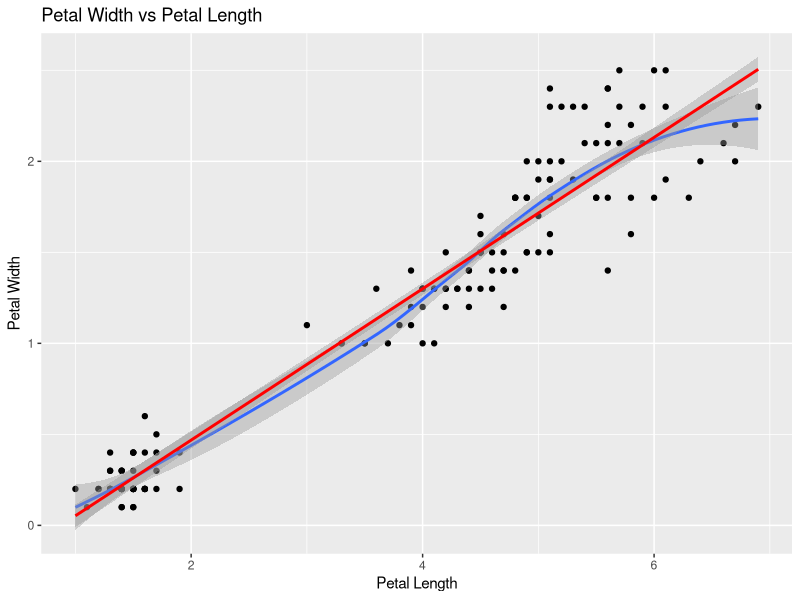
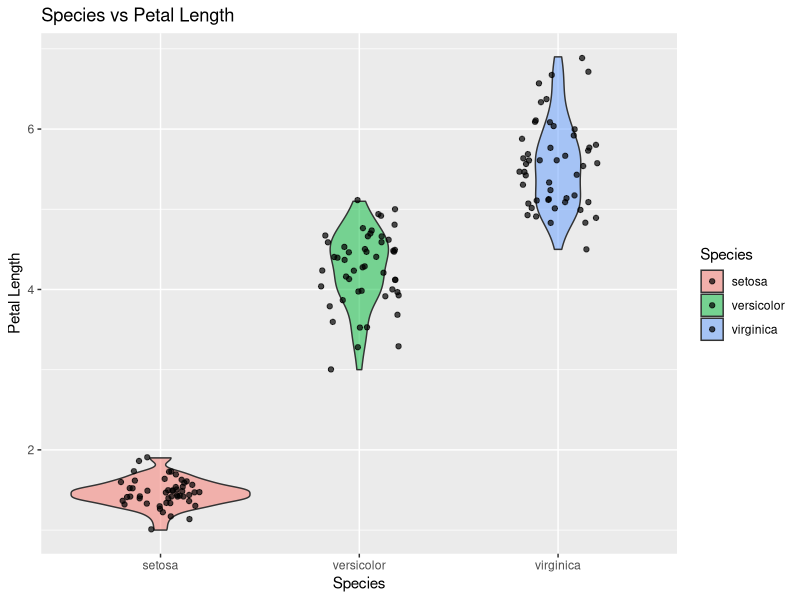
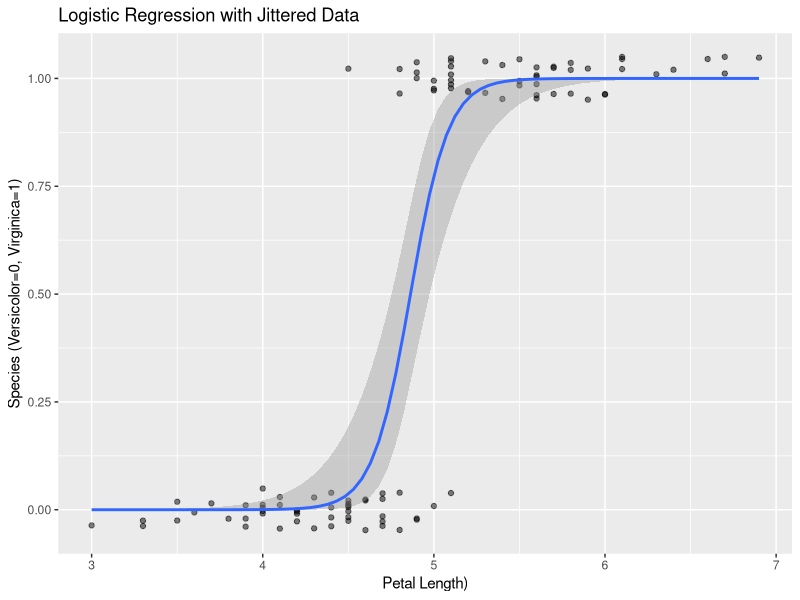

Write the R code that produced these figures, in order.
## ---- chunk 1
library(ggplot2)
library(dplyr)
d<- iris
## ---- chunk 2
head(d)
ggplot(data=d)+
  aes(x=Petal.Length, y= Petal.Width)+
  geom_point() +
    labs(
    title = "Petal Width vs Petal Length",
    x = "Petal Length", y = "Petal Width")+
  geom_smooth() +
  geom_smooth(method = "lm", col= "red")
## ---- chunk 3
ggplot(iris, aes(x = Species, y = Petal.Length, fill = Species)) +
  geom_violin(alpha = 0.5) +
   labs(title = "Species vs Petal Length", y= "Petal Length")+
  geom_jitter(width = 0.2, alpha = 0.7)
    
## ---- chunk 4
d2<- filter(iris, Species!="setosa")
library(ggplot2)

d3 <- d2 %>%
  mutate(binary = if_else(Species == "virginica", 1, 0))
head(d3)

ggplot(d3, aes(x = Petal.Length, y = binary)) +
  geom_jitter(height = 0.05, width = 0, alpha = 0.5) +
  geom_smooth(method = "glm", 
              method.args = list(family = "binomial"), 
              se = TRUE) +
  labs(title = "Logistic Regression with Jittered Data",
       x = "Petal Length)",
       y = "Species (Versicolor=0, Virginica=1)") 
## ---- chunk 5
d4 <- d3 %>%
  mutate(binarypetallength = if_else(Petal.Length < "5.5", 1, 0))
head(d4)
